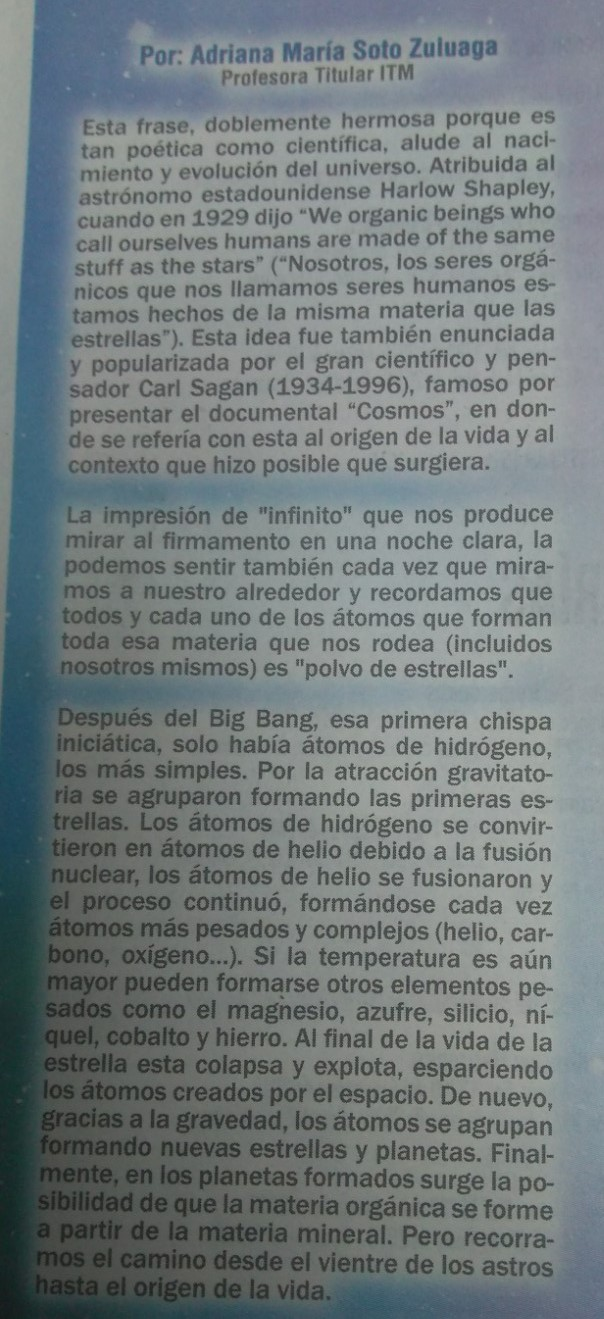
#> input picture procesamientoFinal/img7.jpg, 604 x 1319 px
$ python img7.py   (older library calls are emulated)
#> lines starting #> are read from the running program, lines starting #| are printed output that depends on the picture; after the words box and inside, x2 and y2 are one past the last pixel; in counts of white or black regions, pixels touching at a corner belong together
### procesamientoFinal/funciones.py
# -*- coding: utf-8 -*-
"""
Created on Tue Aug 28 16:39:39 2018

@author: Manuel Andres Sanchez Muñoz
@author: Getulio Rafael Vargas Sierra
@author: Juan Fernando ...

Funciones

"""
import numpy as np
import scipy.signal as sg
import cv2

# [18 lines left out: functions my_gamma, grayWhite, grayBlack, not called in this run]

def my_hist(im):
    [row, col] = im.shape;
    vec = np.zeros(256)
    print(vec.shape)
    for i in range(0,row-1):
        for j in range(0,col-1):
            valor = im[i,j]
            vec[valor] = vec[valor] + 1
    return vec

def my_equal(im,h):
    [row, col] = im.shape;
    n = row*col
    p = h/n
    s = np.cumsum(p)
    k = s*255
    im2=im
    for i in range(0,row-1):
        for j in range(0,col-1):
            valor = im[i,j]
            im2[i,j]=k[valor]
    return im2

def rgb2ycbcr(im):
    xform = np.array([[.299, .587, .114], [-.169, -.331, .5], [.5, -.419, -.081]])
    ycbcr = im.dot(xform.T)
    ycbcr[:,:,[1,2]] += 128
    return np.double(ycbcr)

def ycbcr2rgb(im):
    xform = np.array([[1, 0, 1.403], [1, -0.344, -.714], [1, 1.773, 0]])
    rgb = im.astype(np.float)
    rgb[:,:,[1,2]] -= 128
    rgb = rgb.dot(xform.T)
    np.putmask(rgb, rgb > 255, 255)
    np.putmask(rgb, rgb < 0, 0)
    return np.uint8(rgb)

# [57 lines left out: functions my_linealTrozos, logarithm, negative, my_mse, my_medianfilter, my_gradient and 2 more, not called in this run]

def my_rgb2cmy(im):
    CMY = 255-im
    return CMY

def my_cmy2rgb(im):
    RGB = 255-im
    return RGB

# [73 lines left out: functions my_mseRGB, my_threshold, rgb2hsi, hsi2rgb, frontera3x3, frontera5x5, not called in this run]

### procesamientoFinal/img7.py
# -*- coding: utf-8 -*-
"""
Created on Sat Nov 24 15:35:01 2018

@author: Manuel Andres Sanchez Muñoz
@author: Getulio Rafael Vargas Sierra
@author: Juan Fernando ...
"""

import numpy as np
from PIL import Image
from scipy.ndimage import filters
import matplotlib.pyplot as plt
import funciones as fun
import cv2
from sklearn.cluster import KMeans

image = Image.open('img7.jpg').convert('RGB')
#> image is the input picture: PIL image 604x1319 RGB; mean R, G, B 114, 122.6, 124
plt.figure()
plt.gray()
plt.imshow(image)
plt.axis('off')
plt.title('Imagen 7 Original')

Viewimagedouble = np.double(image)
returnImage3 = fun.rgb2ycbcr(Viewimagedouble)
Y =  returnImage3[:,:,0]
Yi = np.uint8(255*Y/Y.max())
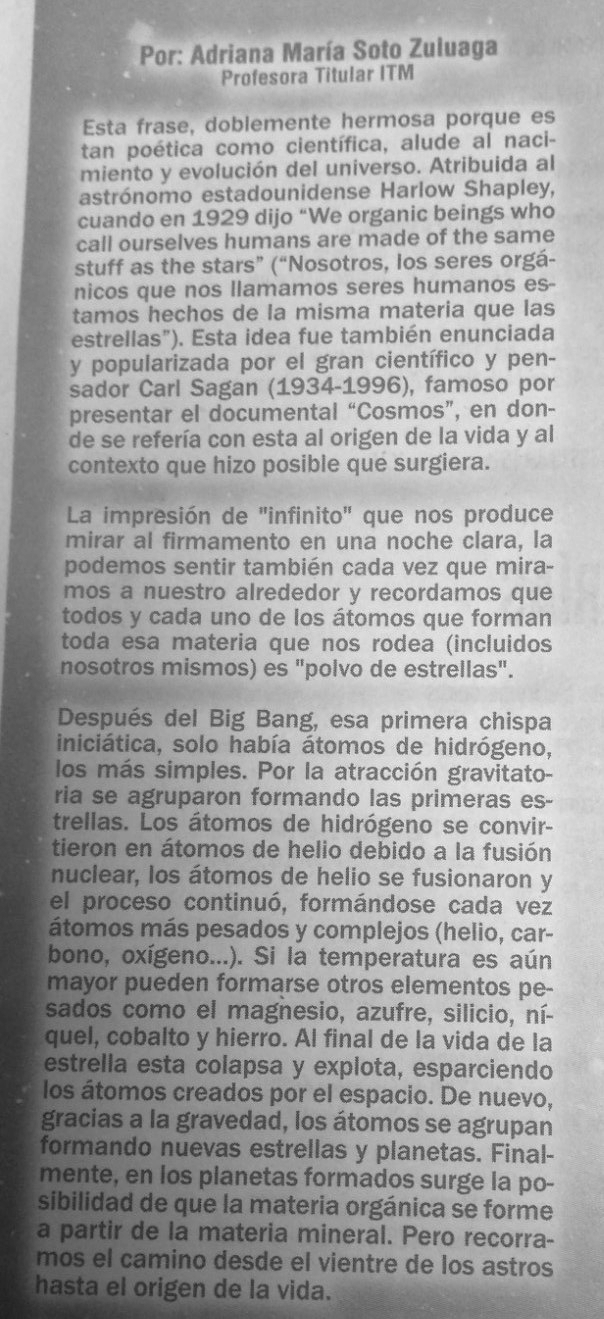
#> Yi: shape (1319, 604); min 32, max 255, mean 161.6
h = fun.my_hist(Yi)
#> after the loop in my_hist, `for i in range(0,row-1):`: vec = 256 values, max 14358 at index 210, min 0 at index 0, mean 3104.5
#> h has the same summary as vec in my_hist
Yeq = fun.my_equal(Yi, h)
#> in my_equal, `p = h/n`: p = 256 values, max 0.018 at index 210, min 0 at index 0, mean 0.0039
#> in my_equal, `s = np.cumsum(p)`: s = 256 values from 0 to 0.998
#> in my_equal, `k = s*255`: k = 256 values from 0 to 254.4
#> after the loop in my_equal, `for i in range(0,row-1):`:
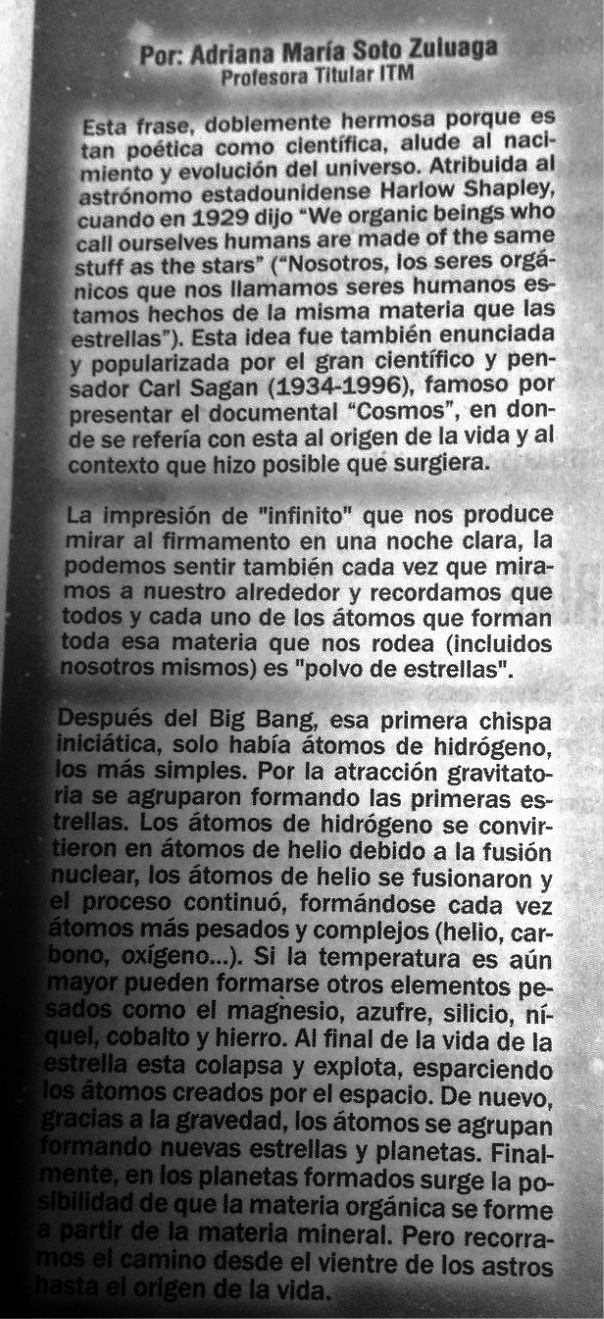
#> im2: shape (1319, 604); min 0, max 254, mean 127.7
returnImage3[:,:,0] = Yeq
sendImage = np.double(returnImage3)
previousImage = fun.ycbcr2rgb(sendImage)
#> in ycbcr2rgb, `rgb[:,:,[1,2]] -= 128`:
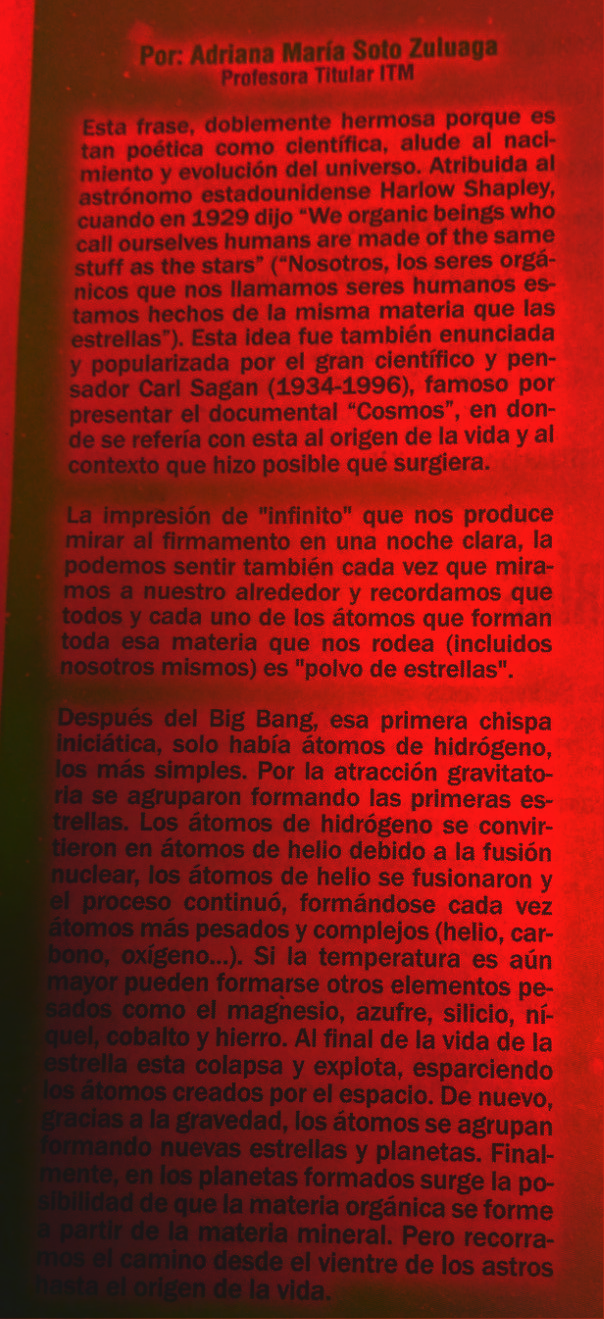
#> rgb: shape (1319, 604, 3) float64; mean R, G, B 127.7, 2.2, -4.4; drawn with min black and max white
finalImage = np.uint8(previousImage)
plt.figure()
plt.gray()
plt.imshow(finalImage)
plt.axis('off')
plt.title('Imagen 7 Ecualizada YcbCr')

Im_ga = np.array(finalImage)

Im_f1 = filters.uniform_filter(Im_ga,5)

plt.figure()
plt.gray()
plt.imshow(Im_f1)
plt.title("Imagen 7 filtrada con Uniforme")

img = cv2.imread('imagen7YCBCR.png')
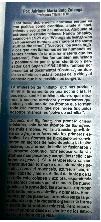
#> input picture procesamientoFinal/imagen7YCBCR.png, 101 x 222 px
#> img is the input picture: shape (222, 101, 3); mean B, G, R 134.4, 133, 125
[nf,nc,nb] = img.shape
#> nf = 222; nc = 101; nb = 3
plt.imshow(cv2.cvtColor(img, cv2.COLOR_BGR2RGB))
plt.axis('off')
N=5
img2 = np.reshape(img,(nf*nc,nb))
kmeans = KMeans(n_clusters=N, random_state=0).fit(img2)
C = kmeans.labels_

imgC = np.reshape(C,(nf,nc))
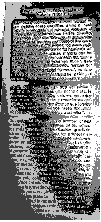
#> imgC: shape (222, 101) int32; min 0, max 4, mean 2.01; drawn with min black and max white
plt.figure()
plt.imshow(imgC)
plt.axis('off')

for i in range(1,N):
    mask = np.zeros(imgC.shape,np.uint8)
    mask[imgC==i] = 255
    plt.figure()
    plt.imshow(mask,cmap='gray')
    plt.axis('off')
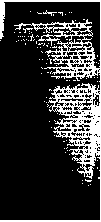
#> mask: shape (222, 101); 20.3% white; 95 white regions (93 under 20 px), largest, box (x1, y1, x2, y2) and area: (0, 0, 101, 222) 4318, (43, 10, 57, 16) 24
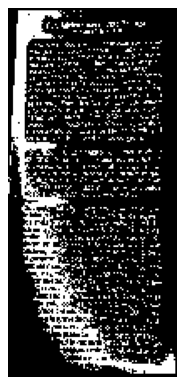
#> figure drawn by matplotlib, 1 panel
